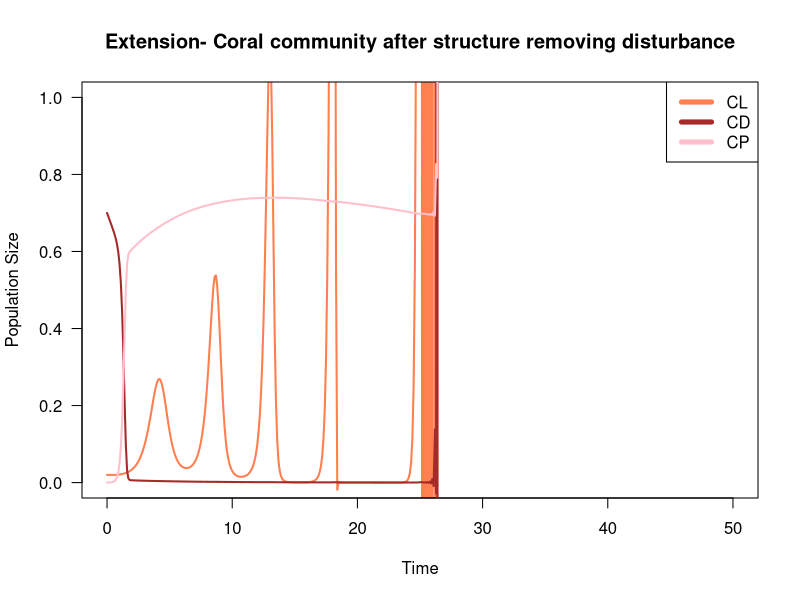
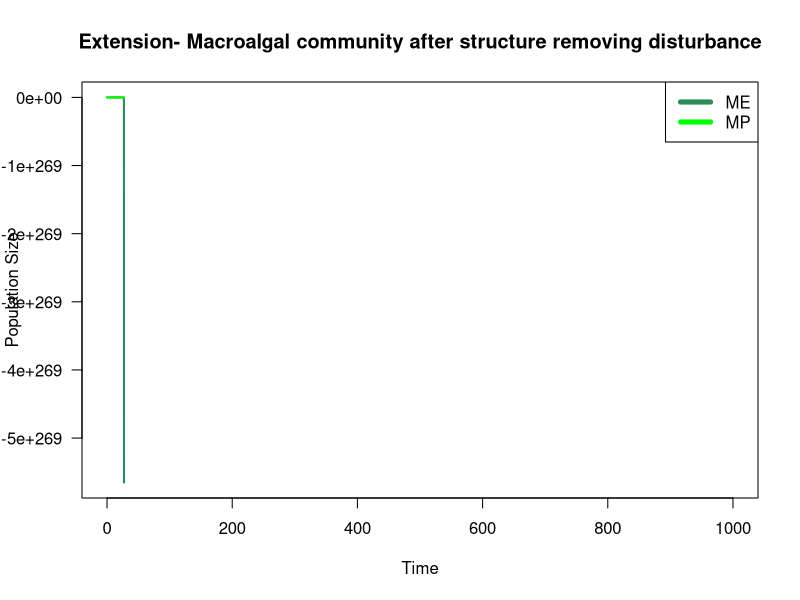
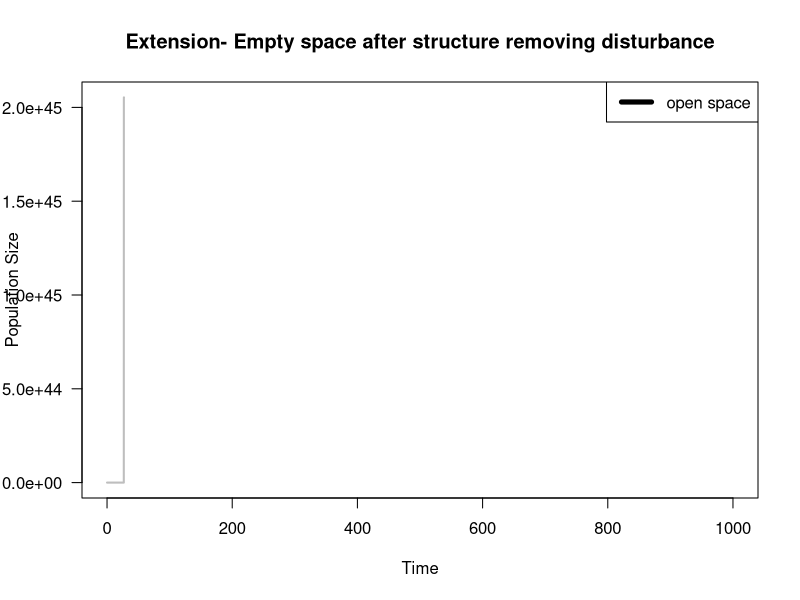
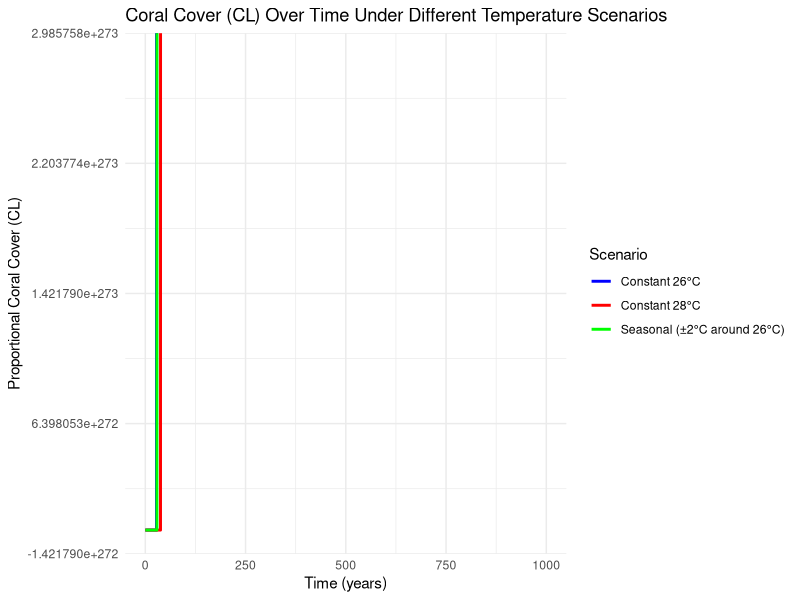

Write the R code that produced these figures, in order.
## ---- chunk 1
knitr::opts_chunk$set(echo = TRUE)
## ---- chunk 2

#VARIABLES
#CL  #live coral on open substrate
#CD  #dead coral
#CP #Live coral on dead coral
#ME #Exposed macroalgae
#MP #Protected macroalgae
#S #Empty space; colonizable by coral or macroalgae

#PARAMETERS (change in proportional cover/year)
gc <- 0.1 #growth rate of coral
gm <- 0.6 #growth rate of macroalgae
gmc <- 0.06 #Overgrowth rate of macroalgae onto live coral
dc <- 0.001 #Death rate of coral
dm <- 0.05 #Senescence rate of macroalgae
e <- 0.01 #Erosion rate of dead coral
gammaC <- 0.001 #Open settlement rate of coral
settlement <- 1 #Multiplier for rate of coral settlement onto dead coral
gammaM <- 0.001 #Open settlement rate of macroalgae
h <- 0.3 #Ambient herbivory rate
p <- 0.5 #Algal protection; degree to which ambient herbivory is reduced for protected macroalgae

## ---- chunk 3
# create a vector of timesteps
tset1 <- seq(from = 0, to = 1000, length.out = 10005)

# store colors for variables
CLcol <- 'coral'
CDcol <- 'brown'
CPcol <- 'pink'
MEcol <- 'seagreen'
MPcol <- 'green'
Scol <- 'gray'

## ---- chunk 4
# Convert 7-month growth rates to annual rates from Merck et al (2022)
# Growth rates at 25C and 29C (converted to annual rates)
gc_25 <- 13.3  # Growth at 25C = 1,330% change in proportional cover annually
gc_29 <- 9.63  # Growth at 29C= 963% change in proportional cover annually

# Define linear function gc(T) = m*T + b
m <- (gc_29 - gc_25) / (29 - 25)  # Slope
b <- gc_25 - m * 25  # Intercept

gc_function <- function(T) {
  return(m * T + b)  # Linear function for gc based on temperature
}

# Create a temperature vector (example: seasonal variation)
Tset <- seq(24, 30, length.out = length(tset1))  # Range from 24C to 30C



# create holding vectors and fill initial conditions - inital conditions represent proportional cover of the benthos
CL.simu.ext <- NaN*tset1; CL.simu.ext[1] <- 0.02  #live coral
CD.simu.ext <- NaN*tset1; CD.simu.ext[1] <- 0.7 #dead coral
CP.simu.ext <- NaN*tset1; CP.simu.ext[1] <- 0 #live coral on dead coral
ME.simu.ext <- NaN*tset1; ME.simu.ext[1] <- 0.1 #exposed macroalgae
MP.simu.ext <- NaN*tset1; MP.simu.ext[1] <- 0.18 #protected macroalgae
S.simu.ext <- NaN*tset1; S.simu.ext[1] <- 0 #empty space



# Loop through timesteps
for(i in 2:length(tset1)){
  dt <- tset1[i] - tset1[i-1]

  # Get current temperature and calculate gc
  T_current <- Tset[i]
  gc <- gc_function(T_current)

  # Store previous timestep values
  CL <- CL.simu.ext[i-1]
  CD <- CD.simu.ext[i-1]
  CP <- CP.simu.ext[i-1]
  ME <- ME.simu.ext[i-1]
  MP <- MP.simu.ext[i-1]
  S <- S.simu.ext[i-1]

  # Compute changes using temperature-dependent gc
  dCL <- (gc * CL * S + gammaC * S - gmc * CL * (ME + MP) - dc * CL) * dt
  dCD <- (dc * (CL + CP) + MP * (h * (1 - p) + dm) - gc * CP * CD - settlement * gammaC * CD - gm * CD * (ME + MP) - gammaM * CD - e * CD) * dt
  dCP <- (gc * CP * CD + settlement * gammaC * CD - gmc * CP * (ME + MP) - dc * CP - e * CP) * dt
  dME <- (gm * ME * S + gm * MP * S + gammaM * S - ME * (h + dm)) * dt
  dMP <- (gm * MP * CD + gm * ME * CD + gmc * CL * (ME + MP) + gmc * CP * (ME + MP) + gammaM * CD - MP * (h * (1 - p) + dm + e)) * dt
  dS <- (1 - CL - CD - CP - ME - MP) * dt  # Ensure total proportion remains 1

  # Update states
  CL.simu.ext[i] <- CL + dCL
  CD.simu.ext[i] <- CD + dCD
  CP.simu.ext[i] <- CP + dCP
  ME.simu.ext[i] <- ME + dME
  MP.simu.ext[i] <- MP + dMP
  S.simu.ext[i] <- S + dS
}

## ---- chunk 5
# plot coral as a function of time
plot(x = tset1, y = CL.simu.ext,
     type = 'l', las = 1, lwd = 2, col = CLcol,
     ylim = c(0, 1),
     xlim= c(0, 50),
     xlab = 'Time', ylab = 'Population Size',
     main = "Extension- Coral community after structure removing disturbance")
 lines(x = tset1, y = CD.simu.ext,
      lwd = 2, col = CDcol)
 lines(x = tset1, y = CP.simu.ext,
      lwd = 2, col = CPcol )
 legend(x = 'topright', legend = c('CL', 'CD', 'CP'), lwd = 5, col = c(CLcol, CDcol, CPcol))

# plot population macroalgae as a function of time
plot(x = tset1, y = ME.simu.ext,
     type = 'l', las = 1, lwd = 2, col = MEcol,
     xlab = 'Time', ylab = 'Population Size',
     main = "Extension- Macroalgal community after structure removing disturbance")
lines(x = tset1, y = MP.simu.ext,
      lwd = 2, col = MPcol)
legend(x = 'topright', legend = c('ME', 'MP'), lwd = 5, col = c(MEcol, MPcol))

# plot open space as a function of time
plot(x = tset1, y = S.simu.ext,
     type = 'l', las = 1, lwd = 2, col = "grey",
     xlab = 'Time', ylab = 'Population Size',
     main = "Extension- Empty space after structure removing disturbance")
legend(x = 'topright', legend = c('open space'), lwd = 5)
## ---- chunk 6
# Load necessary library
library(ggplot2)



# Growth rates at 25C and 29C (converted to annual rates)
gc_25 <- 13.3  # Growth at 25C
gc_29 <- 9.63  # Growth at 29C

# Define linear function gc(T) = m*T + b
m <- (gc_29 - gc_25) / (29 - 25)  # Slope
b <- gc_25 - m * 25  # Intercept

gc_function <- function(T) {
  return(m * T + b)  # Temperature-dependent growth rate
}

# Define different temperature scenarios
T_constant_26 <- rep(26, 10005)  # Constant temperature at 26°C
T_constant_28 <- rep(28, 10005)  # Constant temperature at 28°C
T_seasonal <- 26 + 2 * sin(seq(0, 2 * pi, length.out = 10005))  # Seasonal variation (±2°C around 26°C)

# Function to simulate coral cover over time for a given temperature scenario
simulate_coral_growth <- function(Tset) {
  # Create a vector of timesteps
  tset1 <- seq(from = 0, to = 1000, length.out = 10005)

  # Create holding vectors and set initial conditions
  CL.simu1 <- NaN*tset1; CL.simu1[1] <- 0.02  # Live coral
  CD.simu1 <- NaN*tset1; CD.simu1[1] <- 0.7   # Dead coral
  CP.simu1 <- NaN*tset1; CP.simu1[1] <- 0     # Live coral on dead coral
  ME.simu1 <- NaN*tset1; ME.simu1[1] <- 0.1   # Exposed macroalgae
  MP.simu1 <- NaN*tset1; MP.simu1[1] <- 0.18  # Protected macroalgae
  S.simu1 <- NaN*tset1; S.simu1[1] <- 0       # Empty space

  # Parameters (change in proportional cover per year)
  gm <- 0.6   # Growth rate of macroalgae
  gmc <- 0.06 # Overgrowth rate of macroalgae onto live coral
  dc <- 0.001 # Death rate of coral
  dm <- 0.05  # Senescence rate of macroalgae
  e <- 0.01   # Erosion rate of dead coral
  gammaC <- 0.001 # Open settlement rate of coral
  settlement <- 1  # Multiplier for coral settlement onto dead coral
  gammaM <- 0.001 # Open settlement rate of macroalgae
  h <- 0.3   # Ambient herbivory rate
  p <- 0.5   # Algal protection factor

  # Loop through timesteps
  for(i in 2:length(tset1)){
    dt <- tset1[i] - tset1[i-1]  # Change in time

    # Get current temperature and calculate gc
    T_current <- Tset[i]
    gc <- gc_function(T_current)  # Temperature-dependent growth rate

    # Store previous values
    CL <- CL.simu1[i-1]
    CD <- CD.simu1[i-1]
    CP <- CP.simu1[i-1]
    ME <- ME.simu1[i-1]
    MP <- MP.simu1[i-1]
    S <- S.simu1[i-1]

    # Compute changes
    dCL <- (gc * CL * S + gammaC * S - gmc * CL * (ME + MP) - dc * CL) * dt
    dCD <- (dc * (CL + CP) + MP * (h * (1 - p) + dm) - gc * CP * CD - settlement * gammaC * CD - gm * CD * (ME + MP) - gammaM * CD - e * CD) * dt
    dCP <- (gc * CP * CD + settlement * gammaC * CD - gmc * CP * (ME + MP) - dc * CP - e * CP) * dt
    dME <- (gm * ME * S + gm * MP * S + gammaM * S - ME * (h + dm)) * dt
    dMP <- (gm * MP * CD + gm * ME * CD + gmc * CL * (ME + MP) + gmc * CP * (ME + MP) + gammaM * CD - MP * (h * (1 - p) + dm + e)) * dt
    dS <- (1 - CL - CD - CP - ME - MP) * dt  # Ensure total proportion remains 1

    # Update values
    CL.simu1[i] <- CL + dCL
    CD.simu1[i] <- CD + dCD
    CP.simu1[i] <- CP + dCP
    ME.simu1[i] <- ME + dME
    MP.simu1[i] <- MP + dMP
    S.simu1[i] <- S + dS
  }

  # Return results
  return(data.frame(Time = tset1, CL = CL.simu1))
}

# Run simulations for different temperature scenarios
sim_constant_26 <- simulate_coral_growth(T_constant_26)
sim_constant_28 <- simulate_coral_growth(T_constant_28)
sim_seasonal <- simulate_coral_growth(T_seasonal)

# Combine data for plotting
sim_constant_26$Scenario <- "Constant 26°C"
sim_constant_28$Scenario <- "Constant 28°C"
sim_seasonal$Scenario <- "Seasonal (±2°C around 26°C)"

all_sims <- rbind(sim_constant_26, sim_constant_28, sim_seasonal)

# Plot results
ggplot(all_sims, aes(x = Time, y = CL, color = Scenario)) +
  geom_line(size = 1) +
  labs(title = "Coral Cover (CL) Over Time Under Different Temperature Scenarios",
       x = "Time (years)",
       y = "Proportional Coral Cover (CL)") +
  theme_minimal() +
  scale_color_manual(values = c("blue", "red", "green"))

